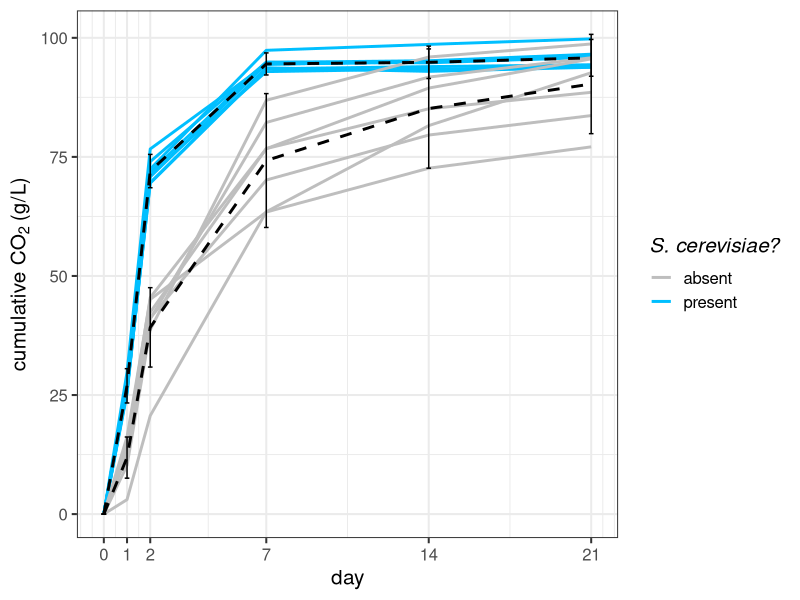

This figure's R source: (Note: this script raises an error after producing the figure.)
setwd("")
library(dplyr)
library(tidyr)
library(ggplot2)
library(readxl)
library(car) # for ANOVAs
library(lme4) # for ANOVAs
library(vegan) #for posthoc 
library(emmeans) #for posthoc

r01 <- readxl::read_xlsx(path="fermini_cumulativeCO2.xlsx", sheet = "r1_raw")%>%
  mutate(round = "r01")

r02 <- readxl::read_xlsx(path="fermini_cumulativeCO2.xlsx", sheet = "r2_raw")%>%
  mutate(round = "r02")

r03 <- readxl::read_xlsx(path="fermini_cumulativeCO2.xlsx", sheet = "r3_raw")%>%
  mutate(round = "r03")

r04 <- readxl::read_xlsx(path="fermini_cumulativeCO2.xlsx", sheet = "r4_raw")%>%
  mutate(round = "r04")


df <- rbind(r01, r02, r03, r04)

# rename columns, remove unneccesary column
df <- df%>% 
  rename(
   time = "Temps (h)",
    mass = "Masse (g)",
    volume = "Volume (L)",
 CO2cum = "CO2 cumulé (g/L)",
  CO2speed = "Vitesse CO2 (g/L/h)")  %>%
  select(-c("Prélèvement (ID)")) 

df<- df %>% drop_na(day)# confirm it eliminated correct rows (i.e., one value for each day/fermenter)

#make relevant values numeric
df$time <- as.numeric(df$time)
df$day <- as.numeric(df$day)
df$CO2cum <- as.numeric(df$CO2cum)

# combine in meta data of species absence/presence
META <- readxl::read_xlsx(path="fermini_cumulativeCO2.xlsx", sheet = "META")
df <- merge(df, META)

# figure 2  (good pdf size = 6x8 in )
# Calculate overall average and standard deviation for each Sc group
overall_avg <- df %>%
  filter(community != "C01" & community != "C10") %>%
  group_by(Sc, day) %>%
  summarise_at("CO2cum", c(mean, sd), na.rm = TRUE)

# Calculate overall average and standard deviation for each community and Sc group
overall_avg_community <- df %>%
  filter(community != "C01" & community != "C10") %>%
  group_by(community, Sc, day) %>%
  summarise_at("CO2cum", c(mean, sd), na.rm = TRUE)

# Plot individual community lines and average CO2cum for each Sc group
ggplot() +
  geom_line(
    data = overall_avg_community,
    aes(x = day, y = fn1, group = community, colour = Sc),
    size = 1, linetype = "solid") +
  geom_line(
    data = overall_avg,
    aes(x = day, y = fn1, group = Sc),
    colour = "black", linetype = "dashed", size = 1) +
  geom_errorbar(
    data = overall_avg,
    aes(x = day, ymin = fn1 - fn2, ymax = fn1 + fn2),
    colour = "black", width = 0.2) +  # Add error bars
  scale_colour_manual(
    name = expression(italic("S. cerevisiae?")),
    values = c("grey", "deepskyblue"),  
    labels = c("absent", "present")  
  ) +
  theme_bw(base_size = 15) +
  scale_x_continuous(breaks = c(0, 1, 2, 7, 14, 21)) +
  ylab(bquote("cumulative CO"[2] ~ "(g/L)")) +
  theme(legend.position = "right")  # Move legend to the top






### linear models
# supplementary table S7
df2 <- df %>% 
  # filter(Sc != "yes" ) %>% #remove if see rank still true in absence of Sc? 
  # filter(richness != 4 ) %>% # need to remove this for richness, because only 1 community, leads to perfect prediction
  filter(community != "C01" ) %>% #remove Sc control 
  filter(community != "C10" ) 

lm_all <- lm(CO2cum ~ Sc + Lt + Td + Sb + as.factor(richness) + day, data = df2) 
Anova(lm_all,  type = 3)
summary(lm_all)



### SPECIES / IDENTITY effect BY DAY
# supplementary Tables S4, S5, 
df2 <- df %>% 
  # filter(Sc != "yes" ) %>% #remove if see rank still true in absence of Sc? 
  # filter(richness != 4 ) %>% # need to remove this for richness, because only 1 community, leads to perfect prediction
  filter(community != "C01" ) %>% #remove Sc control 
  filter(community != "C10" ) %>%
  filter(day == 21 )


### LINEAR MODEL 
lm_all <- lm(CO2cum ~ Sc + Lt + Td + Sb + as.factor(richness) 
             +day,
             data = df2) 
# Anova(lm_all,  type = 3)
summary(lm_all)


#### PERMANOVA for spread in data 
# supplementary table S6
# check what you are filtering
df2 <- df %>% 
  # filter(Sc != "yes" ) %>% #remove if see rank still true in absence of Sc? 
  # filter(richness != 4 ) %>% # need to remove this for richness, because only 1 community, leads to perfect prediction
  filter(community != "C01" ) %>% #remove Sc control 
  filter(community != "C10" ) 

# # Remove rows with missing values in either 'CO2cum' or 'Sc'
df_no_missing <- na.omit(df2[c("CO2cum", "Sc")])

# # Calculate beta diversity using Euclidean distance
beta_diversity <- vegdist(df_no_missing$CO2cum, method = "euclidean")

# # Run PERMANOVA
result <- adonis2(beta_diversity ~ Sc, data = df_no_missing)
print(result)
summary(result)


#### Sc communities  (can't use community*day interaction...)
## Supplementary Table S8
sacc <- df %>%
  filter(Sc == "yes" ) %>%
  filter(community != "C01" ) %>% 
  filter(community != "C10" ) %>%
  filter(day == 07 )

lm_sacc <- lm(CO2cum ~ as.factor(richness), data = sacc )
Anova(lm_sacc , type = 3)  # no effect of community
summary(lm_sacc)








### these analyses are not currently used. 


# # T. del communities 
# td_comm <- df %>%
#   filter(Td == "no" ) %>%
#   filter(community != "C01" ) %>% 
#   filter(community != "C10" ) %>%
#   filter(day == 21 )
# 
# mean(td_comm $CO2cum)
# sd(td_comm $CO2cum)





#### Sc-free communities 
# saccfree <- df %>%
#   filter(Sc == "no" ) %>%
#   filter(community != "C01" ) %>% 
#   filter(community != "C10" ) %>%
#   filter(day == 7 )
# 
# lm_saccfree <- lm(CO2cum ~ community, data = saccfree)
# Anova(lm_saccfree , type = 3)  # no effect of community
# summary(lm_saccfree)
# 
# 
# 
# ### LEVENE's test (test spread in data)
# day1 <- df2 %>% filter(day == 1)
# day2 <- df2 %>% filter(day == 2)
# day7 <- df2 %>% filter(day == 7)
# day14 <- df2 %>% filter(day == 14)
# day21 <- df2 %>% filter(day == 21)
# 
# leveneTest(CO2cum ~ Sc, data = df2) # overall, across all days, no significant difference
# 
# leveneTest(CO2cum ~ Sc, data = day1) 
# leveneTest(CO2cum ~ Sc, data = day2)
# leveneTest(CO2cum ~ Sc, data = day7) #significant
# leveneTest(CO2cum ~ Sc, data = day14) #significant
# leveneTest(CO2cum ~ Sc, data = day21) #significant






# 
# #### plot average of when species is present or not (potential supplementary)
# df %>%
#   filter(community != "C01" ) %>%
#   filter(community != "C10" ) %>%
#   # filter(Sc == "no" ) %>% #if want to just looks at NS
#   group_by(day, Sb) %>%
#   summarise_at("CO2cum", c(mean, sd), na.rm = TRUE) %>%
#   ggplot(aes(x = day, y = fn1, 
#              col = Sb
#   )) +
#   geom_line(size=0.8) +
#   geom_errorbar(aes(ymin=fn1-fn2, ymax=fn1+fn2))+
#   # facet_wrap(~community) +
#   theme_bw(base_size = 15) +
#   geom_hline(yintercept=100, size = 0.4, linetype='dotted') +
#   # theme(axis.text.x = element_text(angle = 90)) +
#   scale_x_continuous(breaks=c(0, 1, 2, 7, 14, 21))+
#   labs(y = "CO2 cumulative", 
#        # title = "non-Sc communities",
#        title = "all 15 communities"
#   ) +
#   ylab(bquote("cumulative CO"[2]~"(g/L)"))
